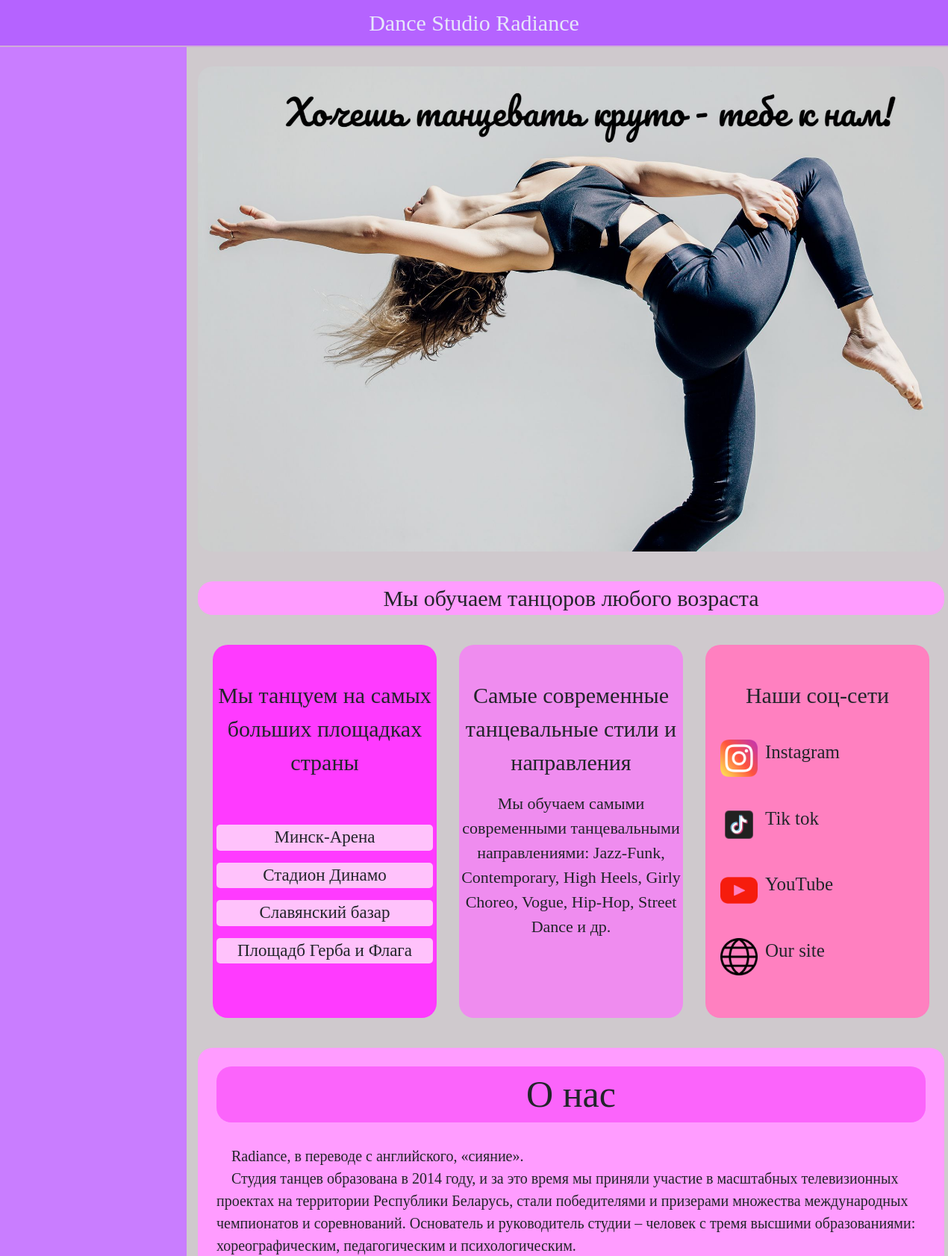
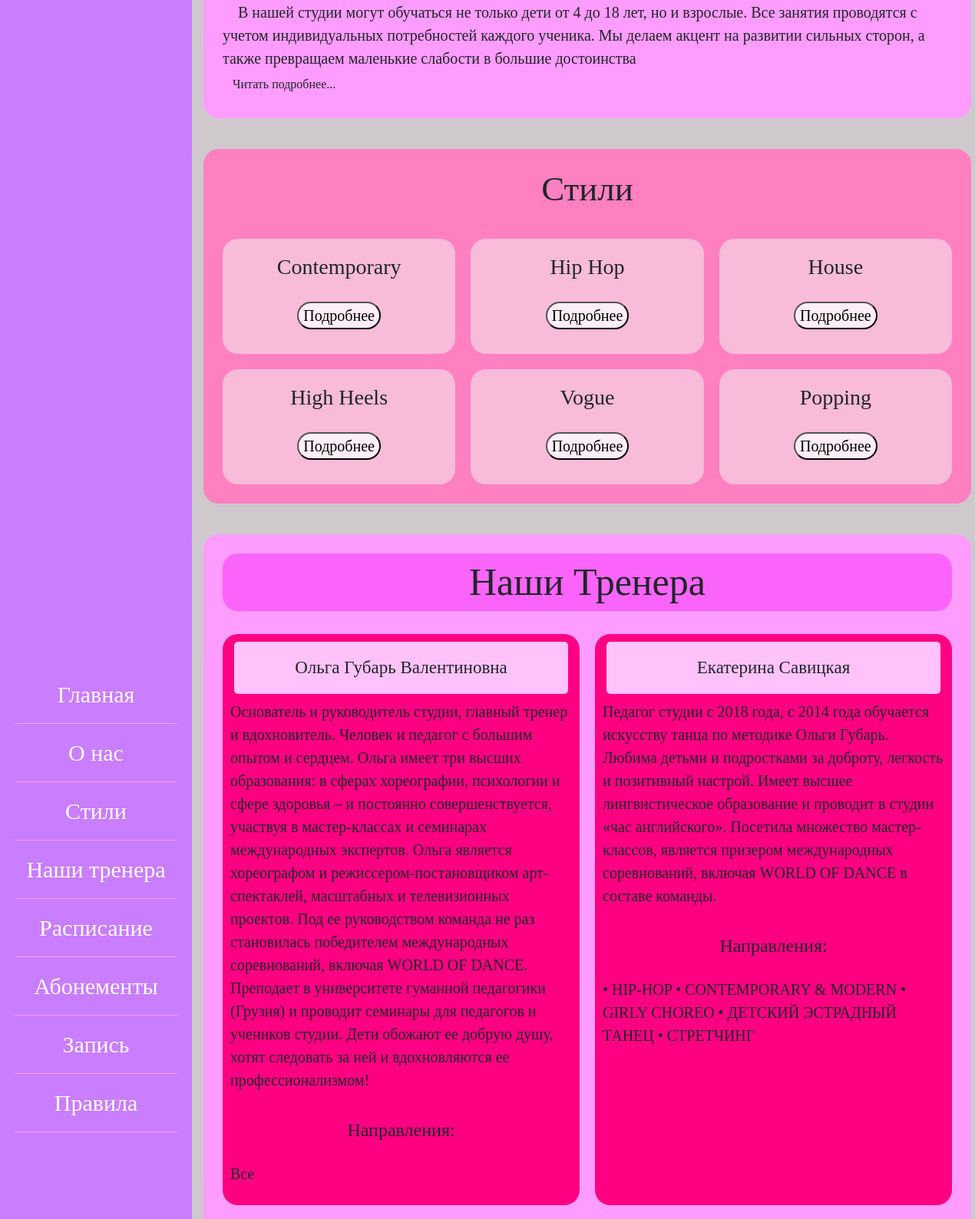
The page / (upper part) on the database its author committed (2 pictures, top to bottom).
### main/models.py (models this page shows, shortened)
class Style(models.Model):
    name = models.CharField(max_length=50)
    text = models.TextField()
    class Meta:
        verbose_name_plural = "Стили"

class Teacher(models.Model):
    all_name = models.CharField(max_length=255)
    directions = models.TextField()
    about = models.TextField()
    class Meta:
        verbose_name_plural = "Преподаватели"

### main/views.py (the view)
# urls.py: path('', views.home, name='home'),
def home(request):
    styles = Style.objects.all()
    teachers = Teacher.objects.all()
    prices = Price.objects.all()
    return render(request, 'main/home.html', {'styles':styles, 'teachers':teachers, 'prices':prices})

### templates/main/home.html (shortened to what this page needs)
{% extends 'main/shablon.html' %}
{% load static %}
{% block content %}
    <img id="img" class="slider" src="{% static 'main/img/dance_1.jpg' %}">
    <div class="block">
        <p>Мы обучаем танцоров любого возраста</p>
    </div>
    <div class="conteiner">
        <div class="block_2"><br>
            <p>Мы танцуем на самых больших площадках страны</p><br>
            <p class="text"> Минск-Арена </p>
            <p class="text"> Стадион Динамo </p>
            <p class="text"> Славянский базар </p>
            <p class="text"> Площадб Герба и Флага </p>
        </div>
        <div class="block_2" style="background-color: #ef8cef"><br>
            <p>Самые современные танцевальные стили и направления</p>
            <p class="text_style">Мы обучаем самыми современными танцевальными направлениями: Jazz-Funk, Contemporary, High Heels, Girly Choreo, Vogue, Hip-Hop, Street Dance и др.</p>
        </div>
        <div class="block_2" style="background-color: #ff80c0"><br>
            <p>Наши соц-сети</p>
            <div class="network-container">
                <a href="https://www.instagram.com/dance_studio.radiance/" target="_blank">
                    <img src="{% static 'main/img/inst.png' %}" class="network">
                </a>
                <p class="text_network">Instagram</p>
            </div>
            <div class="network-container">
                <a href="https://www.tiktok.com/" target="_blank">
                    <img src="{% static 'main/img/tt.png' %}" class="network">
                </a>
                <p class="text_network">Tik tok</p>
            </div>
            <div class="network-container">
                <a href="https://www.youtube.com/@radiancedancecrew7444" target="_blank">
                    <img src="{% static 'main/img/youtube.png' %}" class="network">
                </a>
                <p class="text_network">YouTube</p>
            </div>
            <div class="network-container">
                <a href="https://radiancedance.by/?fbclid=PAZXh0bgNhZW0CMTEAAacVxfxbfn53xzy9d9NhMfMPzGjQQ7U1mbDSSwM9c_9jL7lyF2MP8UDSpF1oZQ_aem_jY2pXyazwCROJEDeKGl7CA" target="_blank">
                    <img src="{% static 'main/img/sait.png' %}" class="network">
                </a>
                <p class="text_network">Our site</p>
            </div>
        </div>
    </div>
    <div id="about" class="block_about">
    <span>О нас</span><br>
        &nbsp;&nbsp;&nbsp;&nbsp;Radiance, в переводе с английского, «сияние».<br>
        &nbsp;&nbsp;&nbsp;&nbsp;Студия танцев образована в 2014 году, и за это время
        мы приняли участие в масштабных телевизионных
        проектах на территории Республики Беларусь,
        стали победителями и призерами множества
        международных чемпионатов и соревнований.
        Основатель и руководитель студии – человек
        с тремя высшими образованиями: хореографическим, педагогическим и психологическим.<br>
        &nbsp;&nbsp;&nbsp;&nbsp;В нашей студии могут обучаться не только дети от
        4 до 18 лет, но и взрослые. Все занятия проводятся с
        учетом индивидуальных потребностей каждого ученика.
        Мы делаем акцент на развитии сильных сторон, а также
        превращаем маленькие слабости в большие достоинства <br>
    <button id="btn" class="btn">Читать подробнее...</button><br>
    </div>
   <div id="styles" class="block_about" style="background-color: #ff80c0">
    <h1>Стили</h1><br>
    <div class="conteiner_2">
        {% for el in styles %}
            <div class="block_3">
                <h3>{{ el.name }}</h3>
                <button class="btn_style" data-bs-toggle="modal" data-bs-target="#modal_{{ el.id }}">
                    Подробнее
                </button>
            </div>
        {% endfor %}
    </div>
</div>
    <div class="block_about">
        <span id="teachers">Наши Тренера</span><br>
    <div class="conteiner_2">
        {% for el in teachers %}
            <div class="qwerasdf">
                <h3 class="text">{{ el.all_name }}</h3>
                <p>{{ el.about }}</p>
                <h4>Направления:</h4>
                <p>{{ el.directions }}</p>
            </div>
        {% endfor %}
    </div>
    </div>
{% endblock %}

### templates/main/shablon.html (shortened to what this page needs)
{% load static %}
<!DOCTYPE html>
<html lang="en">
<head>
    <link rel="stylesheet" href="https://cdn.jsdelivr.net/npm/bootstrap@5.3.3/dist/css/bootstrap.min.css">
    <link rel="stylesheet" href="{% static 'main/css/main.css' %}">
</head>
<body>
<aside class="sidebar">
    <ul>
        <li><a href="#img">Главная</a></li>
        <li><a href="#about">О нас</a></li>
        <li><a href="#styles">Стили</a></li>
        <li><a href="#teachers">Наши тренера</a></li>
        <li><a href="#schedule">Расписание</a></li>
        <li><a href="#price">Абонементы</a></li>
        <li><a href="javascript:void(0)" onclick="window.location.href='/registration/'">Запись</a></li>
        <li><a href="javascript:void(0)" onclick="window.location.href='/rules/'">Правила</a></li>
    </ul>
</aside>
<nav class="navbar navbar-dark" style="background-color: #b563ff; border-bottom: 2px solid #cfacd8;">
    <div class="container-fluid d-flex align-items-center">
        <div class="flex-grow-1 text-center" style="color: #E6E6FA;">Dance Studio Radiance</div>
    </div>
</nav>
    <main>
        {% block content %}
        {% endblock %}
    </main>
</body>
</html>

### static/main/css/main.css (style rules this page uses)
body { font-family: 'Lobster', cursive; font-size: 30px; background-color: #cfc9cd; }
.sidebar { display: flex; align-items: center; justify-content: center; flex-direction: column; position: fixed; left: 0; top: 0; width: 250px; height: 100%; background-color: #c97dff; color: white; padding-top: 20px; z-index: 0; }
.sidebar ul { list-style: none; padding: 0; text-align: center; }
.sidebar ul li { padding: 15px; border-bottom: 1px solid #ff9cff; }
.sidebar ul li a { color: white; text-decoration: none; display: block; }
main { margin-left: 260px; }
.navbar { position: fixed; top: 0; width: 100%; z-index: 1100; }
.slider { display: block; margin: 89px auto 0; width: 1000px; height: 650px; object-fit: cover; border-radius: 20px; }
.block { display: block; margin: 40px auto 0; background-color: #ff9cff; text-align: center; width: 1000px; border-radius: 20px; }
.block_2 { background-color: #ff3aff; text-align: center; width: 300px; height: 500px; border-radius: 20px; }
.conteiner { margin: 40px auto 0; display: flex; justify-content: center; gap: 30px; }
.text { font-size: 23px; background-color: #ffc2fb; border-radius: 5px; padding-left: 5px; padding-right: 5px; margin-left: 5px; margin-right: 5px; }
.network-container { display: flex; align-items: center; gap: 10px; margin-left: 20px; margin-top: 35px; }
.network { width: 50px; }
.text_network { font-size: 25px; }
.text_style { font-size: 22px; }
.block_about { font-size: 20px; display: block; margin: 40px auto 0; background-color: #ff9cff; padding: 25px; width: 1000px; border-radius: 20px; }
span { display: block; font-size: 50px; text-align: center; background-color: #fb64fb; border-radius: 20px; }
h1 { text-align: center; font-size: 45px; }
h3 { padding: 20px; text-align: center; }
h4 { padding: 20px; text-align: center; }
.btn_style { border-radius: 20px; margin: 0 auto; display: flex; background-color: #ffedf8; }
.conteiner_2 { display: flex; flex-wrap: wrap; justify-content: center; gap: 20px; }
.block_3 { flex: 1 1 calc(33% - 20px); max-width: 1000px; background-color: #f8bbda; width: 300px; height: 150px; border-radius: 20px; }
.qwerasdf { flex: 1 1 calc(40% - 20px); max-width: 1000px; border-radius: 20px; padding: 10px; background-color: #ff0082; }
a { text-decoration: none; color: inherit; display: block; }

### rows shown on the page
Style: name "Contemporary"
Style: name "Hip Hop"
Style: name "House"
Style: name "High Heels"
Style: name "Vogue"
Style: name "Popping"
Teacher: all_name "Ольга Губарь Валентиновна", about "Основатель и руководитель студии, главный тренер и вдохновитель. Человек и педагог с большим опытом и сердцем. Ольга имеет три высших образования: в сферах хореографии, психологии и сфере здоровья – и постоянно совершенствуется, участвуя в мастер-классах и семинарах международных экспертов. Ольга является хореографом и режиссером-постановщиком арт-спектаклей, масштабных и телевизионных проектов. Под ее руководством команда не раз становилась победителем международных соревнований, включая WORLD OF DANCE. Преподает в университете гуманной педагогики (Грузия) и проводит семинары для педагогов и учеников студии. Дети обожают ее добрую душу, хотят следовать за ней и вдохновляются ее…", directions "Все"
Teacher: all_name "Екатерина Савицкая", about "Педагог студии с 2018 года, с 2014 года обучается искусству танца по методике Ольги Губарь. Любима детьми и подростками за доброту, легкость и позитивный настрой. Имеет высшее лингвистическое образование и проводит в студии «час английского». Посетила множество мастер-классов, является призером международных соревнований, включая WORLD OF DANCE в составе команды.", directions "• HIP-HOP • CONTEMPORARY & MODERN • GIRLY CHOREO • ДЕТСКИЙ ЭСТРАДНЫЙ ТАНЕЦ • СТРЕТЧИНГ"
